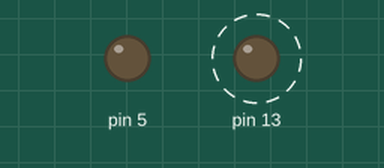
Simulated run of this sketch. Board: Arduino Uno, built with avr-gcc and run on an emulated ATmega328P. Parts: output pins drawn as LEDs (lit = HIGH). Dashed ring = blinking.

Above: at 0.5 s.
Timing chart, 0 to 4.6 s (numbered marks = the images above):
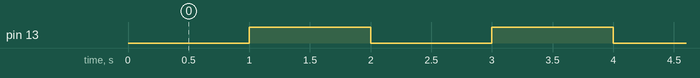

The sketch:

GLOW_LED.ino
```cpp
void setup() {
  // initialize digital pin 13 as an output.
  pinMode(13, OUTPUT);
  pinMode(5, OUTPUT);
  digitalWrite(5,LOW);
}

// the loop function runs over and over again forever
void loop() {
  digitalWrite(13, LOW);    // turn the LED off by making the voltage LOW
  delay(1000);
  digitalWrite(13, HIGH);    // turn the LED off by making the voltage LOW
  delay(1000);// wait for a second
}
```

Measured:
- by itself, pin 13: alternates HIGH for 1.0 s and LOW for 1.0 s
